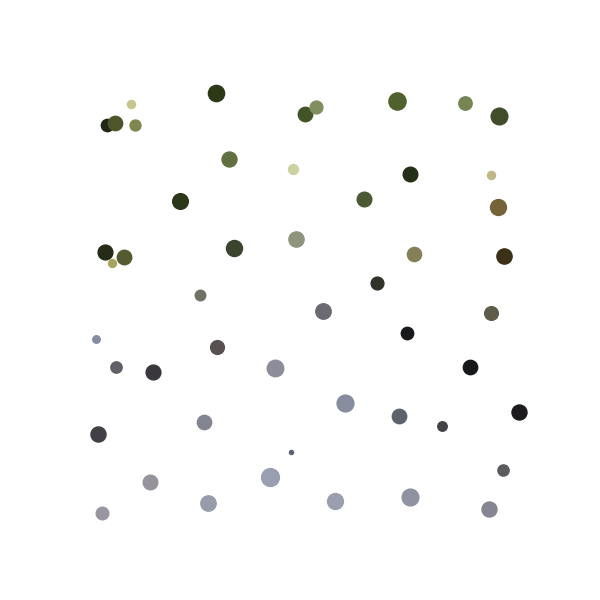
#> input picture cluster-pixels/example_color_palette.png, 600 x 600 px; its folder holds only this picture in this run
$ python main.py example_color_palette.png --dest_filename out.png
#> lines starting #> are read from the running program, lines starting #| are printed output that depends on the picture
import numpy as np
from collections import Counter
import sys
import cv2
import matplotlib
matplotlib.use('MacOSX')
from matplotlib import pyplot as plt
import argparse
from PIL import Image, ImageCms
import io

epsilon = 1E-8

parser = argparse.ArgumentParser()
parser.add_argument(
  'source_filename',
  type=str,
  help='path to the source image',
)
parser.add_argument(
  '--dest_filename',
  type=str,
  help='path to the output image',
  default='out.png',
)
parser.add_argument(
  '--k_spatial',
  type=int,
  help='number of clusters for 1st step with both space+color channels; defaults to k; must be at least as great as k',
)
parser.add_argument(
  '--k',
  type=int,
  help='final number of clusters after 2nd step with only color channels',
  default=50,
)
parser.add_argument(
  '--max_iters',
  type=int,
  help='how many iterations to terminate at',
  default=30,
)
parser.add_argument(
  '--pos_weight',
  type=float,
  help='how much to weight coordinate position relative to color values',
  default=1.0,
)
parser.add_argument(
  '--agree_ratio',
  type=float,
  help='how aggressively to smooth image after clustering',
  default=0.03,
)
parser.add_argument(
  '--mode',
  type=str,
  help='color space to use; one of "hsv", "lab", "luv", "rgb"',
  default='lab',
)
args = parser.parse_args()

def group_mean(values, idxs, n):
  dtype=values.dtype
  res = np.zeros([n, values.shape[1]], dtype=dtype)
  counts = np.zeros(n, dtype=dtype)
  np.add.at(res, idxs, values)
  np.add.at(counts, idxs, np.ones(idxs.shape[0], dtype=dtype))
  return res / counts[:, None]

def display_img(to_display):
  cv2.imshow('', to_display)
  while True:
    key = cv2.waitKey(0)
    if key in [27, 113]: # esc or q
      break

  cv2.destroyAllWindows()

def imread(f):
#> called with f = 'example_color_palette.png'
  return cv2.imread(f)
#> returned value is the input picture: shape (600, 600, 3); mean B, G, R 250.8, 251.1, 251.1

def imwrite(f, img):
  cv2.imwrite(f, img, [cv2.IMWRITE_JPEG_QUALITY, 95])

img = imread(args.source_filename)
#display_img(img)
assert img is not None
k = args.k
k_spatial = k if args.k_spatial is None else args.k_spatial
max_iters = args.max_iters
pos_weight = args.pos_weight
assert pos_weight > 0
agree_ratio = args.agree_ratio
assert agree_ratio >= 0
mode = args.mode.lower()

print('raw shape', img.shape)
#| raw shape (600, 600, 3)
max_area = 500 * 500.0
scale = np.sqrt(max_area / (img.shape[0] * img.shape[1]))
#> scale = 0.833
if scale < 1:
  new_shape = (int(scale * img.shape[1]), int(scale * img.shape[0]))
#> new_shape = (500, 500)
  img = cv2.resize(img, new_shape)
  print('resized shape', img.shape)
#| resized shape (500, 500, 3)

h, w, _ = img.shape
#> h = 500; w = 500

if mode == 'hsv':
  h_scale = 10.0
  v_scale = 1.0 # actually value ^ 2 scale
  n_channel = 3
  def process_img(img):
    hsv = cv2.cvtColor(img, cv2.COLOR_BGR2HSV)
    interm = np.zeros([h, w, n_channel])
    hue_radians = hsv[:, :, 0] * np.pi / 90.0
    value2 = (hsv[:, :, 2] / 255.0) ** 2
    v_sat = hsv[:, :, 1] / 255.0 * value2
    interm[:, :, 0] = np.cos(hue_radians) * v_sat * h_scale
    interm[:, :, 1] = np.sin(hue_radians) * v_sat * h_scale
    interm[:, :, 2] = value2 * v_scale
    return interm

  def unprocess_img(interm):
    hsv = np.zeros([interm.shape[0], interm.shape[1], 3], dtype=np.uint8)
    value2 = interm[:, :, 2] / v_scale
    value = np.sqrt(value2)
    sat = np.sqrt(interm[:, :, 0] ** 2 + interm[:, :, 1] ** 2) / h_scale / (value2 + epsilon)
    hsv[:, :, 1] = np.round(sat * 255.0).astype(np.uint8)
    hsv[:, :, 2] = np.round(value * 255.0).astype(np.uint8)
    atan = np.arctan2(interm[:, :, 1], interm[:, :, 0])
    atan2pi = np.where(atan < 0, atan + 2 * np.pi, atan)
    hsv[:, :, 0] = np.round(atan2pi * 90 / np.pi).astype(np.uint8)
    return cv2.cvtColor(hsv, cv2.COLOR_HSV2BGR)
elif mode == 'luv':
  n_channel = 3
  def process_img(img):
    return cv2.cvtColor(img, cv2.COLOR_BGR2Luv) / 255.0

  def unprocess_img(interm):
    return cv2.cvtColor((interm * 255.0).astype(np.uint8), cv2.COLOR_Luv2BGR)
elif mode == 'lab':
  n_channel = 3
  def process_img(img):
    return cv2.cvtColor(img, cv2.COLOR_BGR2Lab) / 255.0
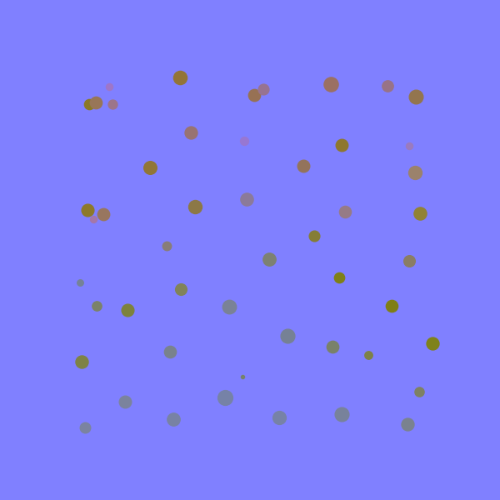
#> returned value: shape (500, 500, 3) float64; mean of channels 0, 1, 2 0.985, 0.502, 0.503; drawn as B, G, R

  def unprocess_img(interm):
    return cv2.cvtColor((interm * 255.0).astype(np.uint8), cv2.COLOR_Lab2BGR)
else:
  r_scale = 1.0
  g_scale = 1.4
  b_scale = 0.6
  n_channel = 3
  def process_img(img):
    interm = img / 255.0
    interm[:, :, 0] *= b_scale
    interm[:, :, 1] *= g_scale
    interm[:, :, 2] *= r_scale
    return interm

  def unprocess_img(interm):
    img = interm * 255.0
    img[:, :, 0] /= b_scale
    img[:, :, 1] /= g_scale
    img[:, :, 2] /= r_scale
    return img.astype(np.uint8)

# [11 lines of commented-out code are left out]
n_dim = n_channel + 2

interm = process_img(img).astype(np.float32)
h_ratio = np.sqrt(h) / np.sqrt(w)
#> h_ratio = 1
w_ratio = 1 / h_ratio
#> w_ratio = 1

# make row data
coords0 = np.zeros([h, 2], dtype=np.float32)
coords0[:, 0] = np.linspace(0.0, h_ratio * pos_weight, h)
coords1 = np.zeros([w, 2], dtype=np.float32)
coords1[:, 1] = np.linspace(0.0, w_ratio * pos_weight, w)
coords = coords0[:, None] + coords1[None, :]

x_spatial = np.empty([h * w, n_dim], dtype=np.float32)
x_spatial[:, :n_channel] = np.reshape(interm, [-1, n_channel])
x_spatial[:, n_channel:] = np.reshape(coords, [-1, 2])

def k_means(x, k, max_iters):
#> called with x = array of shape (250000, 5), k = 50, max_iters = 30
  n_rows = x.shape[0]
#> n_rows = 250000
  centroid_inds = np.random.choice(np.arange(n_rows), k, replace=False)
  centroids = x[centroid_inds]
  loss = None
  idxs = None
  x_norm2 = np.linalg.norm(x, axis=1) ** 2

  for i in range(max_iters):
    centroid_norm2 = np.linalg.norm(centroids, axis=1) ** 2
    dists2 = x_norm2[:, None] + centroid_norm2[None, :] - 2 * x @ centroids.T
    idxs = np.argmin(dists2, axis=1)
    min_dists2 = dists2[range(n_rows), idxs]
    new_loss = np.sum(min_dists2)
    print(f'loss at {i}: {new_loss}')
    centroids = group_mean(x, idxs, k)

    if loss is not None:
      if new_loss > loss * 1.01:
        raise Exception(f'noooo, {loss} became {new_loss}')
      elif new_loss >= loss:
        print('got same loss, exit')
        break
    loss = new_loss
  return idxs, centroids

def display_centroids(centroids, reshaped_idxs, name):
  k = centroids.shape[0]
  centroid_colors = unprocess_img(np.array([centroids]))[0]
  plt.figure(figsize=(6,6))
  plt.xlim(0, np.max(x_spatial[:, n_channel + 1]))
  plt.ylim(-np.max(x_spatial[:, n_channel]), 0)

  centroid_xy = np.zeros([k, 2])
  centroid_count = np.zeros(k)
  np.add.at(centroid_xy, idxs, x_spatial[:, n_channel:])
  np.add.at(centroid_count, idxs, np.ones(h * w))
  centroid_xy /= centroid_count[:, None]
  for i in range(k):
    cluster_size = centroid_count[i]
    cluster_y = -centroid_xy[i, 0]
    cluster_x = centroid_xy[i, 1]
    color_vec = centroid_colors[i] / 255.0
    # print(f'cluster {i} with RGB {color_vec} has size {cluster_size} at {cluster_x} {cluster_y}')
    color_tup = (color_vec[2], color_vec[1], color_vec[0])
    size = cluster_size / float(h * w) * 5000
    plt.axis('off')

    plt.scatter([cluster_x], [cluster_y], color=color_tup, s=size, alpha=0.3)
  plt.savefig(f'{name}.png')
  plt.show()

idxs, centroids = k_means(x_spatial, k_spatial, args.max_iters)

# remove spatial dimensions
centroids = centroids[:, :n_channel]
if k < k_spatial:
  display_centroids(
    centroids,
    np.reshape(idxs, [h, w]),
    'spatial_centroids',
  )
  print('FURTHER CLUSTERING COLOR CENTROIDS')
  filter_idxs, filter_centroids = k_means(
    centroids,
    k,
    100,
  )
  idxs = np.take(filter_idxs, idxs)
  centroids = group_mean(x_spatial[:, :n_channel], idxs, k)

reshaped_idxs = np.reshape(idxs, [h, w])
out = np.zeros([h, w, n_channel])
for c in range(n_channel):
  out[:, :, c] = np.take(centroids[:, c], reshaped_idxs)

kmeans_img = unprocess_img(out)
imwrite('kmeans.png', kmeans_img)

def get_neigh(i, j):
  xoff = [0]
  yoff = [0]
  if i > 0:
    yoff.append(-1)
  if i < h - 1:
    yoff.append(1)
  if j > 0:
    xoff.append(-1)
  if j < w - 1:
    xoff.append(1)
  for xo in xoff:
    for yo in yoff:
      if xo or yo:
        yield (i + yo, j + xo)

n_micro_iter = int(max_area * 1.0)
#n_micro_iter = 0
n_changes = 0
for it in range(n_micro_iter):
  if it % 5000 == 0:
    print('smoothing iter', it, '/', n_micro_iter, 'changed', n_changes)
  start_j = it % w
  start_i = (it // w) % h
  start_pt = (start_i, start_j)
  frontier = [start_pt]
  count = 0
  visited = set(frontier)
  while count < len(frontier):
    i, j = frontier[count]
    agree_counts = Counter()
    idx = reshaped_idxs[i, j]
    for oi, oj in get_neigh(i, j):
      other_idx = reshaped_idxs[oi, oj]
      agree_counts[other_idx] += 1
    best_error = float('infinity')
    best_idx = -1
    color = out[i, j, :n_channel]
    for oidx, ocount in agree_counts.items():
      diff = centroids[oidx] - color
      error = np.sum(diff * diff) - agree_ratio * ocount * ocount
      if error < best_error:
        best_error = error
        best_idx = oidx
    if best_idx != idx:
      n_changes += 1
      reshaped_idxs[i, j] = best_idx
      out[i, j] = centroids[best_idx]
      for neigh in get_neigh(i, j):
        if neigh not in visited:
          frontier.append(neigh)
          visited.add(neigh)
    count += 1
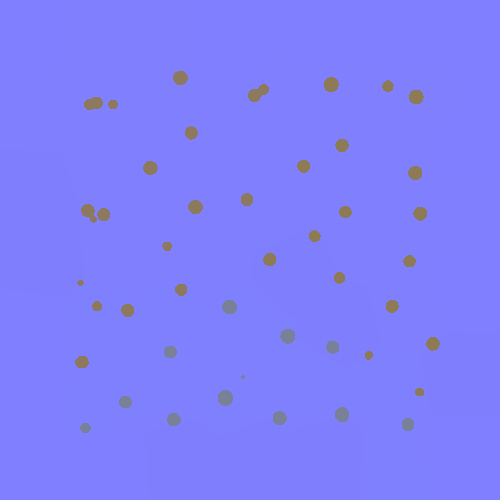
#> out: shape (500, 500, 3) float64; mean of channels 0, 1, 2 0.986, 0.502, 0.503; drawn as B, G, R
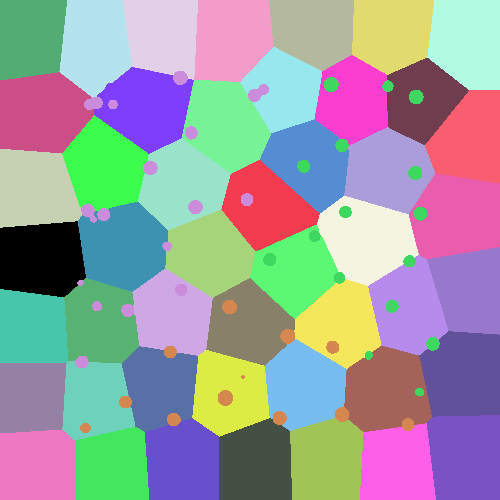
#> reshaped_idxs: shape (500, 500) int64; 50 distinct labels, from 0 to 49; one colour per label, 0 black
#> after the loop, n_changes = 304


out_img = unprocess_img(out)
imwrite(args.dest_filename, out_img)

display_img(out_img)
#> (key Esc is pressed here)
display_centroids(centroids, reshaped_idxs, 'final_centroids')
#> in display_centroids, `plt.savefig(f'{name}.png')`:
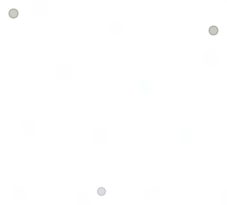
#> figure drawn by matplotlib, 1 panel
